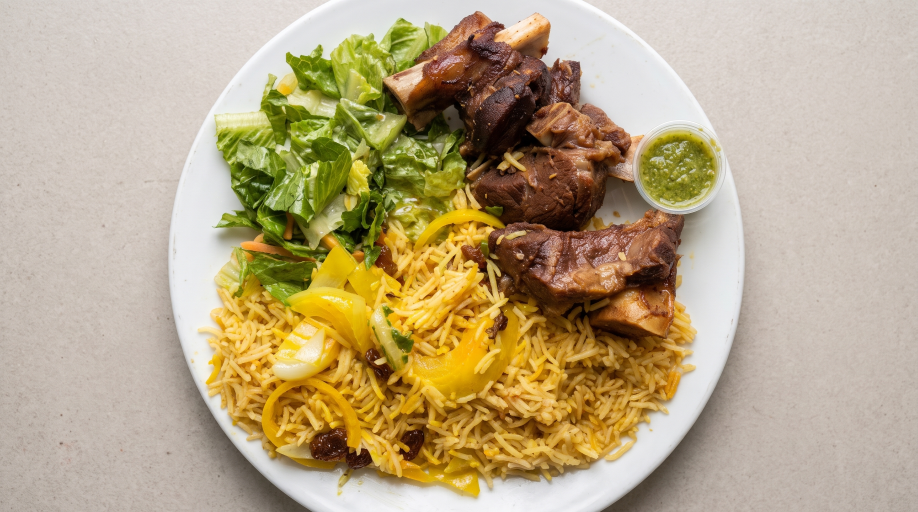
#> input picture upload/Roasted_goat_and_rice_platter_644b1f2d_2K.jpg, 2752 x 1536 px, found by its file name (shown at 1/3 size)
$ python saliency_cx.py
#> lines starting #> are read from the running program, lines starting #| are printed output that depends on the picture
#!/usr/bin/env python3
"""Compute saliency (gradient energy) optimal 4:5 crop windows for the
contested images and print recommended cx values."""
import numpy as np
from PIL import Image, ImageOps
import os

SRC = "/home/z/my-project/upload"
FILES = {
    "goat":        "Roasted_goat_and_rice_platter_644b1f2d_2K.jpg",
    "drumsticks":  "Pasta_and_tandoori_chicken_dish_b819fc7b_2K.jpg",
    "xalwo":       "Somali_Hilwa_and_pastry_platter_e249d36e_2K.jpg",
    "sambusa":     "Sambusas_and_chili_sauce_on_0b16206c_2K.jpg",
    "canjeero":    "Somali_sweet_crepes_on_plate_5e1a3f05_2K.jpg",
    "chickenrice": "Chicken_and_rice_dish_4ccde9dd_2K.jpg",
    "hero":        "Somali_feast_commercial_menu_pho…_26f68eec_2K.jpg_f6a8616d_2K.jpg",
    "shaah":       "Somali_spiced_milk_tea_mug_aeb89120_2K.jpg",
}
VLM_CX = {"hero": 0.50, "goat": 0.57, "chickenrice": 0.52, "drumsticks": 0.48,
          "canjeero": 0.505, "sambusa": 0.50, "xalwo": 0.58, "shaah": 0.50}

for key, fn in FILES.items():
    im = ImageOps.exif_transpose(Image.open(os.path.join(SRC, fn))).convert("L")
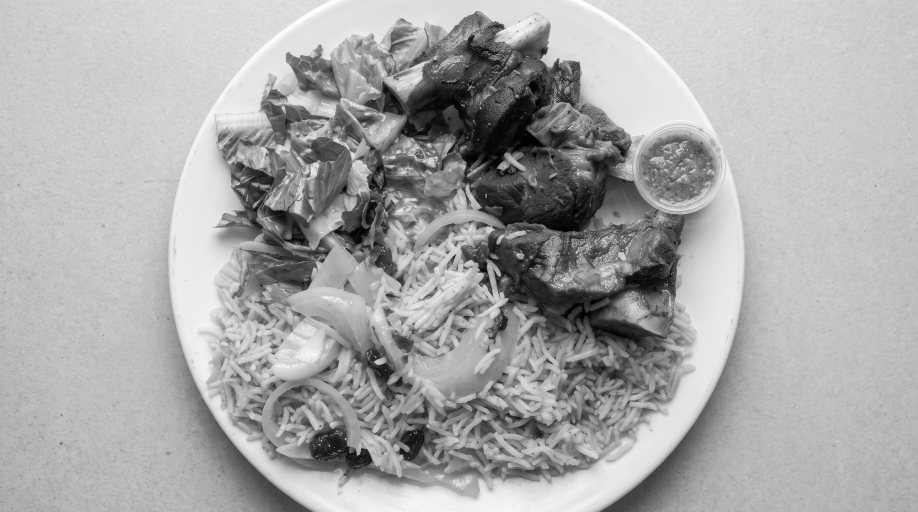
#> im: PIL image 2752x1536 L (shown at 1/3 size); min 0, max 255, mean 168.5
    im = im.resize((688, 384))  # downscale for speed; aspect preserved
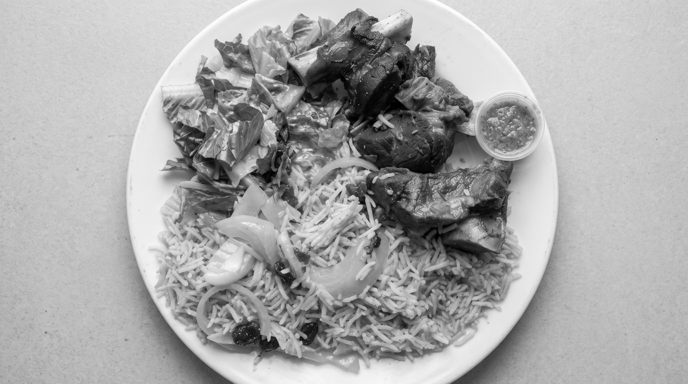
#> im: PIL image 688x384 L; min 0, max 254, mean 168.5
    a = np.asarray(im, dtype=np.float32)
    gx = np.abs(np.diff(a, axis=1))            # horizontal gradient energy
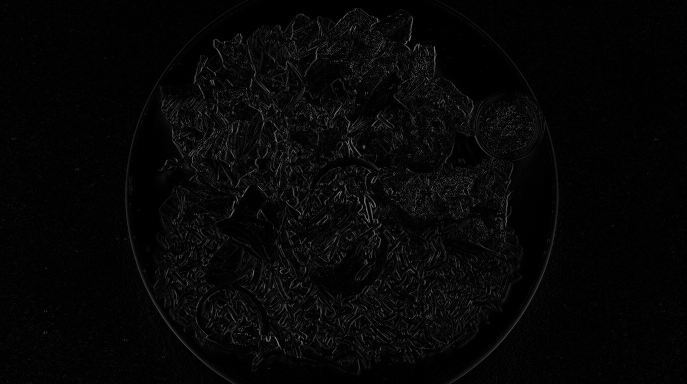
#> gx: shape (384, 687) float32; min 0, max 123, mean 6.1
    energy = gx.sum(axis=0)                     # per-column energy
#> energy = 687 values, max 5844 at index 286, min 628 at index 603, mean 2360.7
    energy = np.convolve(energy, np.ones(21) / 21, mode="same")  # smooth
#> energy = 687 values, max 4915.5 at index 286, min 421.6 at index 686, mean 2353.9
    w = energy.shape[0]
#> w = 687
    win = int(round(384 * 4 / 5))               # window width at this scale
    win = min(win, w)
#> win = 307
    # slide window, maximize contained energy with slight center preference
    best_cx, best_score = 0.5, -1
    for left in range(0, w - win + 1, 2):
        s = energy[left:left + win].sum()
        cx = (left + win / 2) / w
        pen = 1 - 0.15 * abs(cx - VLM_CX[key])  # gentle pull to VLM focal
        s *= pen
        if s > best_score:
            best_score, best_cx = s, cx
#> this loop made 191 passes
#> (s, best_score, best_cx) on passes 1 to 12: (665748.3, 665748.3, 0.223), (672813.2, 672813.2, 0.226), (679565.8, 679565.8, 0.229), (685995, 685995, 0.232), (692006.3, 692006.3, 0.235), (697814.5, 697814.5, 0.238), (703474.7, 703474.7, 0.241), (709106.1, 709106.1, 0.244), (714645.9, 714645.9, 0.247), (720290, 720290, 0.25), (726046.6, 726046.6, 0.253), (731751.5, 731751.5, 0.255)
#> after the loop, best_cx = 0.474; best_score = 1157401.4
    print(f"{key:12s} energy-optimal cx={best_cx:.3f}   (VLM focal {VLM_CX[key]})   -> use {0.5*best_cx+0.5*VLM_CX[key]:.3f}")
#| goat         energy-optimal cx=0.474   (VLM focal 0.57)   -> use 0.522
#> pass 2 of the loop `for key, fn in FILES.items():`:
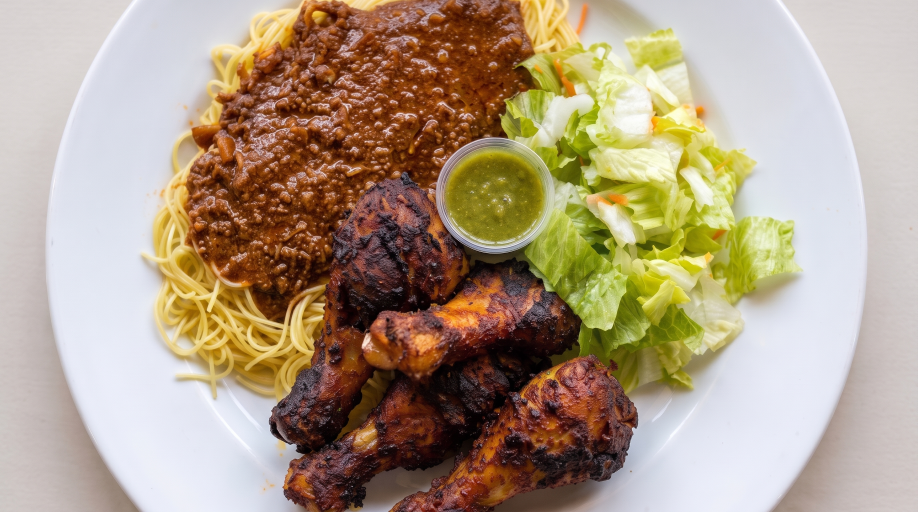
#> input picture upload/Pasta_and_tandoori_chicken_dish_b819fc7b_2K.jpg, 2752 x 1536 px, found by its file name (shown at 1/3 size)
#> `im = im.resize((688, 384))`:
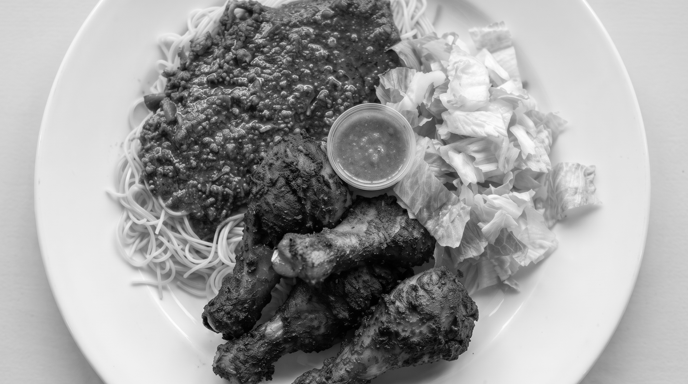
#> im: PIL image 688x384 L; min 0, max 254, mean 159.1
#> `gx = np.abs(np.diff(a, axis=1))`:
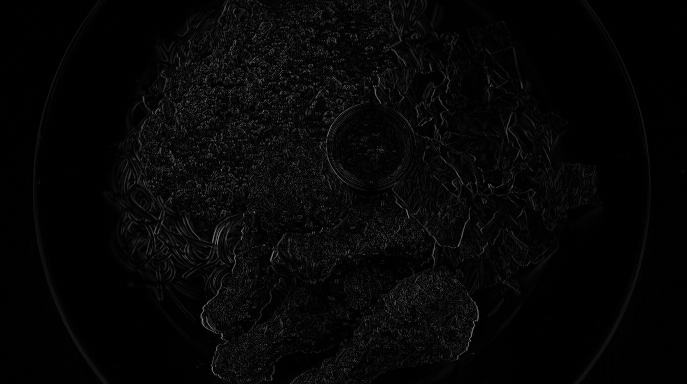
#> gx: shape (384, 687) float32; min 0, max 137, mean 6
#> `energy = gx.sum(axis=0)`: energy = 687 values, max 6674 at index 221, min 185 at index 675, mean 2314.3
#> `energy = np.convolve(energy, np.ones(21) / 21, mode="same")`: energy = 687 values, max 5824.9 at index 222, min 108.1 at index 0, mean 2312.6
#> the loop `for left in range(0, w - win + 1, 2):` made 191 passes
#> (s, best_score, best_cx) on passes 1 to 8: (769485.1, 769485.1, 0.223), (777327.6, 777327.6, 0.226), (785040.4, 785040.4, 0.229), (792742.6, 792742.6, 0.232), (800465.3, 800465.3, 0.235), (808267.1, 808267.1, 0.238), (816212.4, 816212.4, 0.241), (824296.9, 824296.9, 0.244)
#| drumsticks   energy-optimal cx=0.453   (VLM focal 0.48)   -> use 0.467
#> pass 3 of the loop `for key, fn in FILES.items():`:
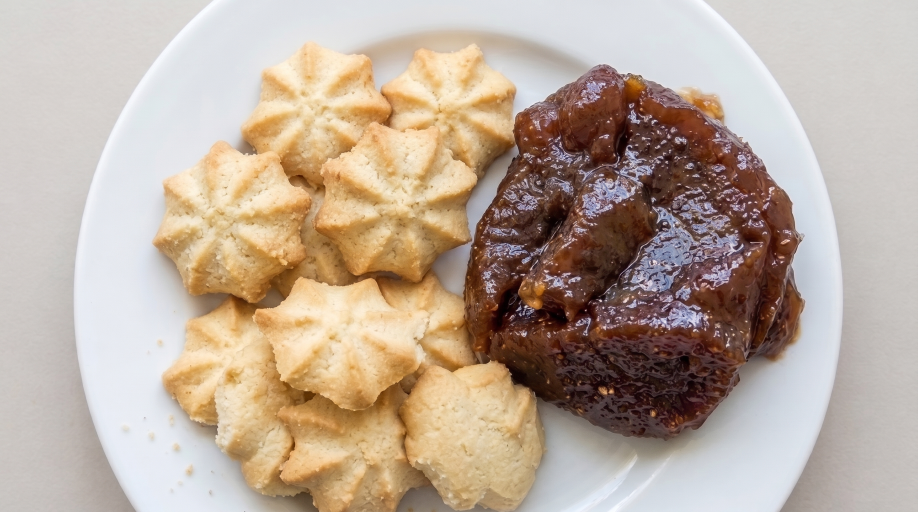
#> input picture upload/Somali_Hilwa_and_pastry_platter_e249d36e_2K.jpg, 2752 x 1536 px, found by its file name (shown at 1/3 size)
#> `im = im.resize((688, 384))`:
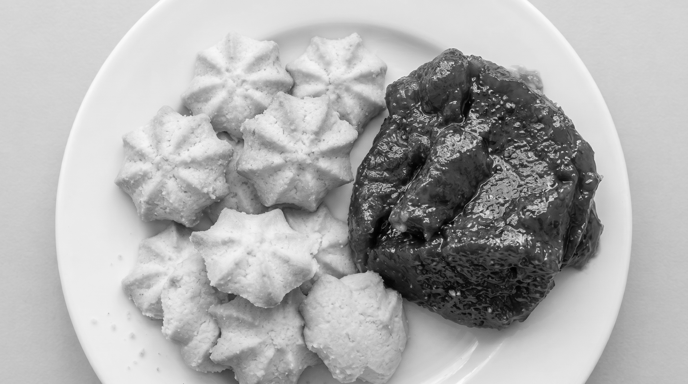
#> im: PIL image 688x384 L; min 1, max 252, mean 174.3
#> `gx = np.abs(np.diff(a, axis=1))`:
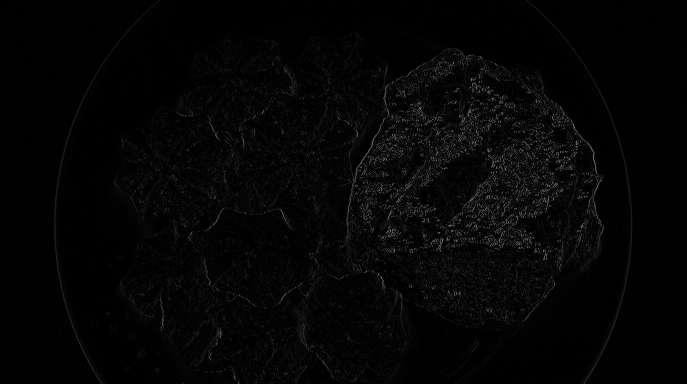
#> gx: shape (384, 687) float32; min 0, max 130, mean 4.9
#| xalwo        energy-optimal cx=0.622   (VLM focal 0.58)   -> use 0.601
#> (the run stopped early here; a loop or call above may not have finished)
